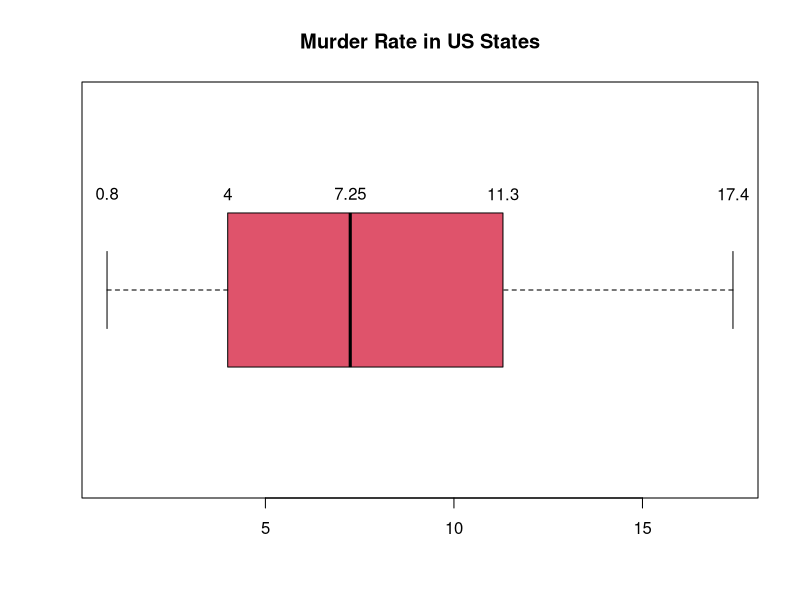
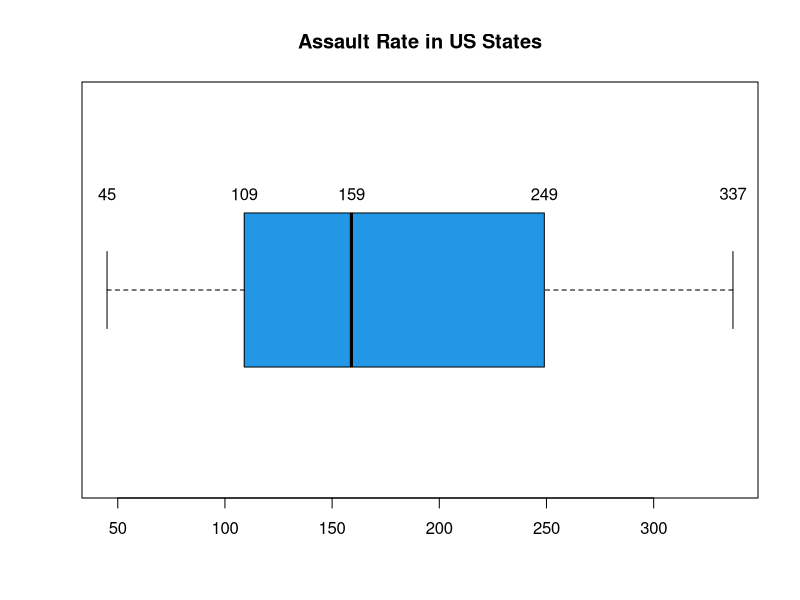
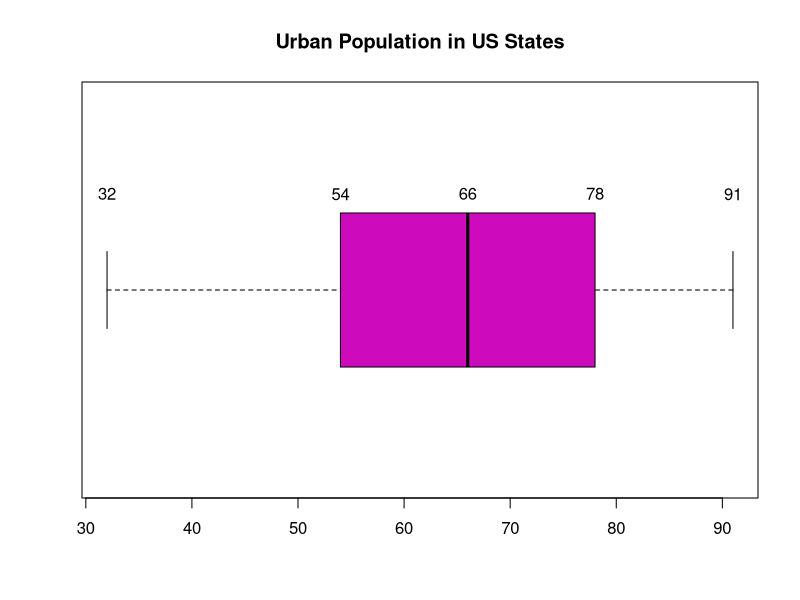
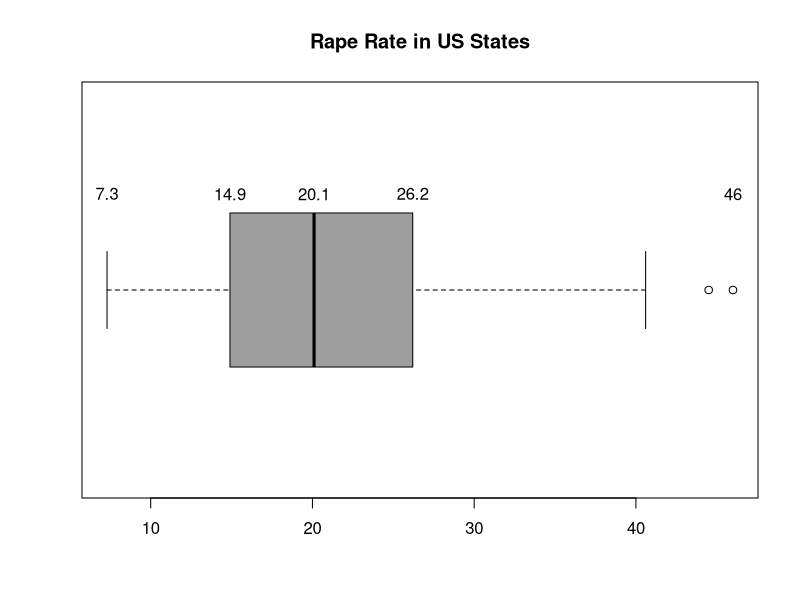
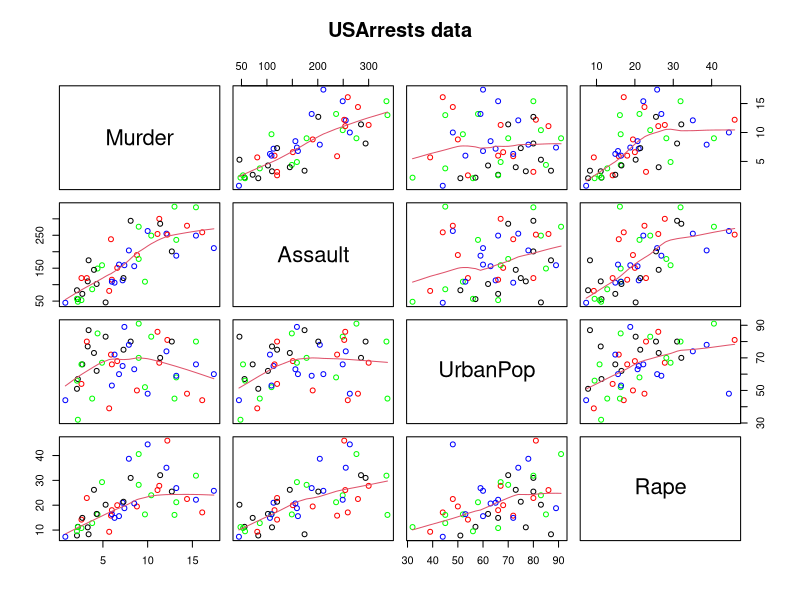
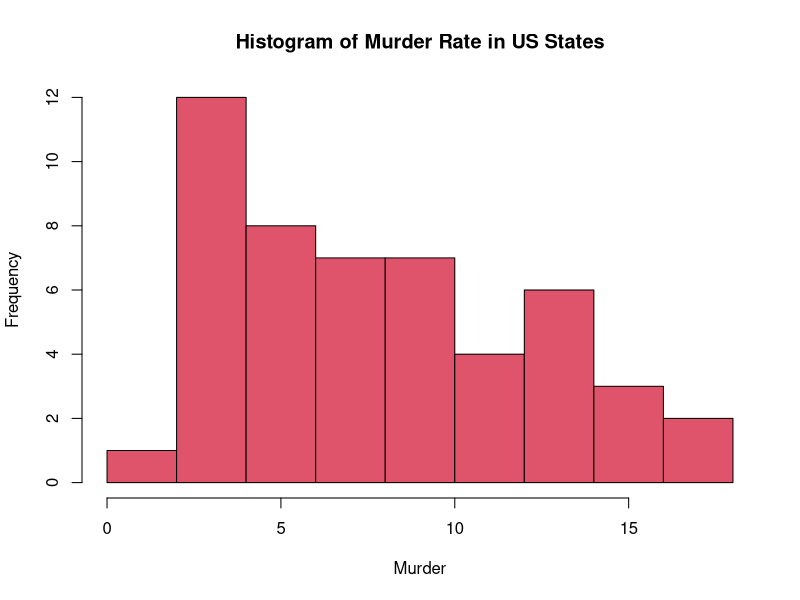
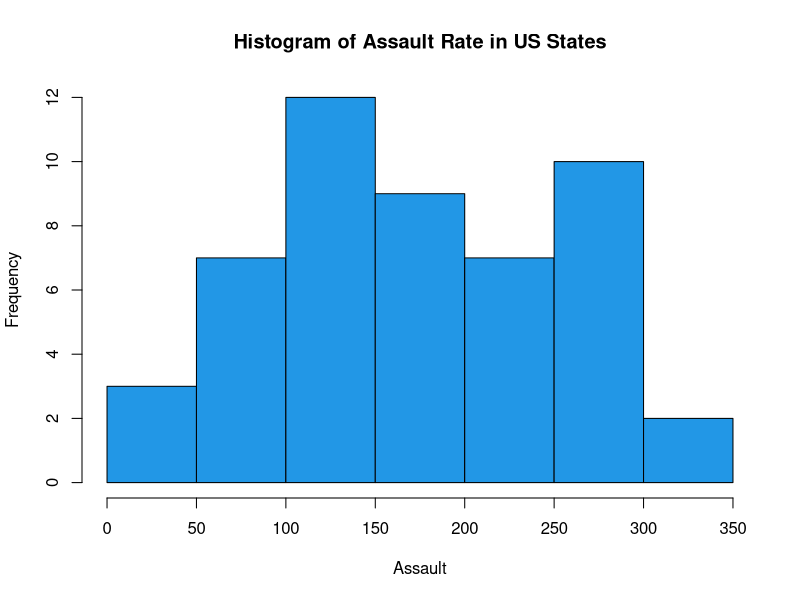
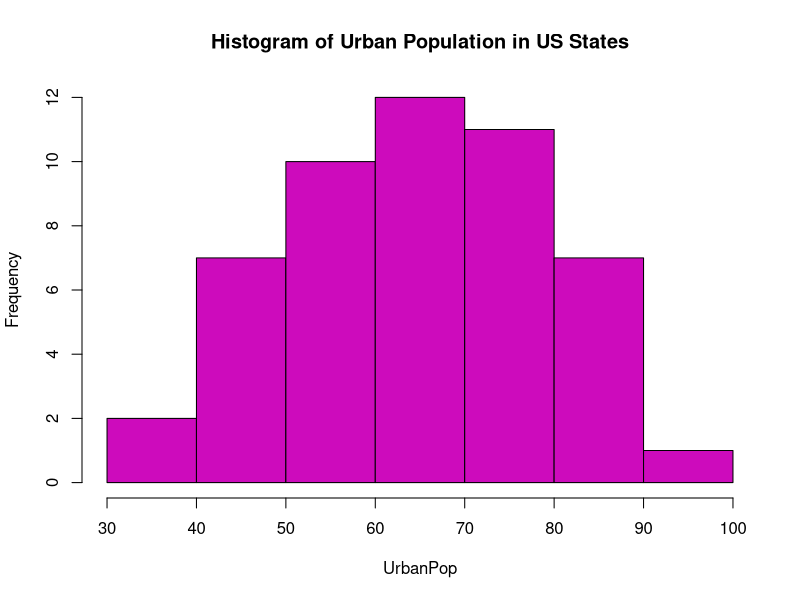

Write the R code that produced these figures, in order.
## ---- chunk 1
knitr::opts_chunk$set(echo = TRUE)
## ---- chunk 2
# create matrix X1 and X2 with given data
X1 = matrix(c(2,3,7,1,6,2,3,5,1), nrow=3, ncol=3, byrow=FALSE)
X2 = matrix(c(3,2,9,0,7,8,5,8,2), nrow=3, ncol=3, byrow=FALSE)
## ---- chunk 3
# multiply matrix X1 with X2
prodX1X2 = X1 %*% X2
prodX1X2
## ---- chunk 4
# solve to get the inverse of matrix
iX1 = solve(X1)
class(iX1) == "matrix"
iX1
# prove that X1 multiplied with its inverse returns an identity matrix
identityX1 = iX1 %*% X1
identityX1
isSymmetric(identityX1)
# solve to get the inverse of matrix
iX2 = solve(X2)
class(iX2) == "matrix"
iX2
# prove that X1 multiplied with its inverse returns an identity matrix
identityX2 = iX2 %*% X2
identityX2
isSymmetric(identityX2)
## ---- chunk 5
data(package="MASS", "Animals")
head(Animals)
## ---- chunk 6
# convert animal body weight into same units 'grams' as the brain weight, and then get correlation coeff
# help(package="MASS", "Animals")
cor(Animals$body*1000, Animals$brain, method="pearson")
## ---- chunk 7
data(USArrests)
head(USArrests)
dim(USArrests)
## ---- chunk 8
summary(USArrests)
## ---- chunk 9
boxplot(USArrests$Murder, horizontal=TRUE, col=2, main="Murder Rate in US States")
text(x=fivenum(USArrests$Murder), labels =fivenum(USArrests$Murder), y=1.25)

boxplot(USArrests$Assault, horizontal=TRUE, col=4, main="Assault Rate in US States")
text(x=fivenum(USArrests$Assault), labels =fivenum(USArrests$Assault), y=1.25)

boxplot(USArrests$UrbanPop, horizontal=TRUE, col=6, main="Urban Population in US States")
text(x=fivenum(USArrests$UrbanPop), labels =fivenum(USArrests$UrbanPop), y=1.25)

boxplot(USArrests$Rape, horizontal=TRUE, col=8, main="Rape Rate in US States")
text(x=fivenum(USArrests$Rape), labels=fivenum(USArrests$Rape), y=1.25)
## ---- chunk 10
sapply(USArrests[,1:4], sd)
## ---- chunk 11
pairs(USArrests, panel = panel.smooth, main = "USArrests data", col=c("green","blue","black","red"))
## ---- chunk 12
cor(USArrests[,1:4])
## ---- chunk 13
cor(USArrests$UrbanPop, USArrests$Murder)
cor(USArrests$UrbanPop, USArrests$Assault)
cor(USArrests$UrbanPop, USArrests$Rape)
## ---- chunk 14
# histogram of Murder arrests per 100k popluation in 50 US states
hist(USArrests[,1], col=2, main="Histogram of Murder Rate in US States", xlab=colnames(USArrests)[1])

# histogram of Assault arrests per 100k popluation in 50 US states
hist(USArrests[,2], col=4, main="Histogram of Assault Rate in US States", xlab=colnames(USArrests)[2])

# histogram of Urban population per 100k popluation in 50 US states
hist(USArrests[,3], col=6, main="Histogram of Urban Population in US States", xlab=colnames(USArrests)[3])

# histogram of Rape arrests per 100k popluation in 50 US states
hist(USArrests[,4], col=8, main="Histogram of Rape Rate in US States", xlab=colnames(USArrests)[4])
## ---- chunk 15
# states with least Murder arrests
USArrests[which(USArrests$Murder==min(USArrests$Murder)),]
row.names(USArrests[which(USArrests$Murder==min(USArrests$Murder)),])
# states with least Assault arrests
USArrests[which(USArrests$Assault==min(USArrests$Assault)),]
row.names(USArrests[which(USArrests$Assault==min(USArrests$Assault)),])
# states with least Rape arrests
USArrests[which(USArrests$Rape==min(USArrests$Rape)),]
row.names(USArrests[which(USArrests$Rape==min(USArrests$Rape)),])


# states with most Murder arrests
USArrests[which(USArrests$Murder==max(USArrests$Murder)),]
row.names(USArrests[which(USArrests$Murder==max(USArrests$Murder)),])
# states with most Assault arrests
USArrests[which(USArrests$Assault==max(USArrests$Assault)),]
row.names(USArrests[which(USArrests$Assault==max(USArrests$Assault)),])
# states with most Rape arrests
USArrests[which(USArrests$Rape==max(USArrests$Rape)),]
row.names(USArrests[which(USArrests$Rape==max(USArrests$Rape)),])

## ---- chunk 16
median(USArrests$Assault)
USArrests[which(USArrests$Assault>median(USArrests$Assault)),]
row.names(USArrests[which(USArrests$Assault>median(USArrests$Assault)),])
## ---- chunk 17
# 3rd Quantile for murder rates
quartile3 = quantile(USArrests$Murder)[4]
quartile3
USArrests[which(USArrests$Murder>=quartile3),]
row.names(USArrests[which(USArrests$Murder>=quartile3),])
## ---- chunk 18
# 1st Quantile for murder rates
quartile1 = quantile(USArrests$Murder)[2]
quartile1
USArrests[which(USArrests$Murder<=quartile1),]
row.names(USArrests[which(USArrests$Murder<=quartile1),])
